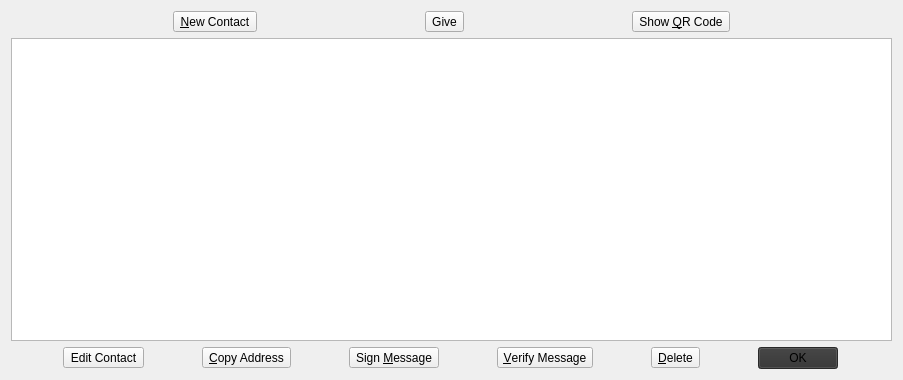
<?xml version="1.0" encoding="UTF-8"?>
<ui version="4.0">
 <class>ContactPage</class>
 <widget class="QWidget" name="ContactPage">
  <property name="geometry">
   <rect>
    <x>0</x>
    <y>0</y>
    <width>903</width>
    <height>380</height>
   </rect>
  </property>
  <property name="windowTitle">
   <string>Address Book</string>
  </property>
  <layout class="QVBoxLayout" name="verticalLayout">
   <item>
    <layout class="QHBoxLayout" name="horizontalLayout_2">
     <item>
      <widget class="QToolButton" name="newContactButton">
       <property name="toolTip">
        <string>Create a new address</string>
       </property>
       <property name="text">
        <string>&amp;New Contact</string>
       </property>
       <property name="icon">
        <iconset resource="../bitcoin.qrc">
         <normaloff>:/icons/add</normaloff>:/icons/add</iconset>
       </property>
       <property name="toolButtonStyle">
        <enum>Qt::ToolButtonTextOnly</enum>
       </property>
      </widget>
     </item>
     <item>
      <widget class="QToolButton" name="giveButton">
       <property name="text">
        <string>Give</string>
       </property>
      </widget>
     </item>
     <item>
      <widget class="QToolButton" name="showQRCode">
       <property name="text">
        <string>Show &amp;QR Code</string>
       </property>
       <property name="icon">
        <iconset resource="../bitcoin.qrc">
         <normaloff>:/icons/qrcode</normaloff>:/icons/qrcode</iconset>
       </property>
       <property name="toolButtonStyle">
        <enum>Qt::ToolButtonTextOnly</enum>
       </property>
      </widget>
     </item>
    </layout>
   </item>
   <item>
    <widget class="QTableView" name="tableView">
     <property name="contextMenuPolicy">
      <enum>Qt::CustomContextMenu</enum>
     </property>
     <property name="toolTip">
      <string>RIght-click for options</string>
     </property>
     <property name="tabKeyNavigation">
      <bool>false</bool>
     </property>
     <property name="alternatingRowColors">
      <bool>true</bool>
     </property>
     <property name="selectionMode">
      <enum>QAbstractItemView::SingleSelection</enum>
     </property>
     <property name="selectionBehavior">
      <enum>QAbstractItemView::SelectRows</enum>
     </property>
     <property name="sortingEnabled">
      <bool>true</bool>
     </property>
     <attribute name="verticalHeaderVisible">
      <bool>false</bool>
     </attribute>
    </widget>
   </item>
   <item>
    <layout class="QHBoxLayout" name="horizontalLayout">
     <item>
      <widget class="QToolButton" name="editButton">
       <property name="text">
        <string>Edit Contact</string>
       </property>
      </widget>
     </item>
     <item>
      <widget class="QToolButton" name="copyToClipboard">
       <property name="toolTip">
        <string>Copy the currently selected address to the system clipboard</string>
       </property>
       <property name="text">
        <string>&amp;Copy Address</string>
       </property>
       <property name="icon">
        <iconset resource="../bitcoin.qrc">
         <normaloff>:/icons/editcopy</normaloff>:/icons/editcopy</iconset>
       </property>
       <property name="toolButtonStyle">
        <enum>Qt::ToolButtonTextOnly</enum>
       </property>
      </widget>
     </item>
     <item>
      <widget class="QToolButton" name="signMessage">
       <property name="minimumSize">
        <size>
         <width>0</width>
         <height>0</height>
        </size>
       </property>
       <property name="toolTip">
        <string>Sign a message to prove you own a 2GiveCoin address</string>
       </property>
       <property name="text">
        <string>Sign &amp;Message</string>
       </property>
       <property name="icon">
        <iconset resource="../bitcoin.qrc">
         <normaloff>:/icons/edit</normaloff>:/icons/edit</iconset>
       </property>
       <property name="toolButtonStyle">
        <enum>Qt::ToolButtonTextOnly</enum>
       </property>
      </widget>
     </item>
     <item>
      <widget class="QToolButton" name="verifyMessage">
       <property name="toolTip">
        <string>Verify a message to ensure it was signed with a specified 2GiveCoin address</string>
       </property>
       <property name="text">
        <string>&amp;Verify Message</string>
       </property>
       <property name="icon">
        <iconset resource="../bitcoin.qrc">
         <normaloff>:/icons/transaction_0</normaloff>:/icons/transaction_0</iconset>
       </property>
       <property name="toolButtonStyle">
        <enum>Qt::ToolButtonTextOnly</enum>
       </property>
      </widget>
     </item>
     <item>
      <widget class="QToolButton" name="deleteButton">
       <property name="toolTip">
        <string>Delete the currently selected address from the list</string>
       </property>
       <property name="text">
        <string>&amp;Delete</string>
       </property>
       <property name="icon">
        <iconset resource="../bitcoin.qrc">
         <normaloff>:/icons/remove</normaloff>:/icons/remove</iconset>
       </property>
       <property name="toolButtonStyle">
        <enum>Qt::ToolButtonTextOnly</enum>
       </property>
      </widget>
     </item>
     <item>
      <widget class="QDialogButtonBox" name="buttonBox">
       <property name="sizePolicy">
        <sizepolicy hsizetype="Maximum" vsizetype="Fixed">
         <horstretch>0</horstretch>
         <verstretch>0</verstretch>
        </sizepolicy>
       </property>
       <property name="minimumSize">
        <size>
         <width>0</width>
         <height>0</height>
        </size>
       </property>
       <property name="palette">
        <palette>
         <active>
          <colorrole role="Button">
           <brush brushstyle="SolidPattern">
            <color alpha="255">
             <red>51</red>
             <green>51</green>
             <blue>51</blue>
            </color>
           </brush>
          </colorrole>
          <colorrole role="Highlight">
           <brush brushstyle="SolidPattern">
            <color alpha="255">
             <red>51</red>
             <green>51</green>
             <blue>51</blue>
            </color>
           </brush>
          </colorrole>
         </active>
         <inactive>
          <colorrole role="Button">
           <brush brushstyle="SolidPattern">
            <color alpha="255">
             <red>51</red>
             <green>51</green>
             <blue>51</blue>
            </color>
           </brush>
          </colorrole>
          <colorrole role="Highlight">
           <brush brushstyle="SolidPattern">
            <color alpha="255">
             <red>51</red>
             <green>51</green>
             <blue>51</blue>
            </color>
           </brush>
          </colorrole>
         </inactive>
         <disabled>
          <colorrole role="Button">
           <brush brushstyle="SolidPattern">
            <color alpha="255">
             <red>242</red>
             <green>241</green>
             <blue>240</blue>
            </color>
           </brush>
          </colorrole>
          <colorrole role="Highlight">
           <brush brushstyle="SolidPattern">
            <color alpha="255">
             <red>240</red>
             <green>240</green>
             <blue>240</blue>
            </color>
           </brush>
          </colorrole>
         </disabled>
        </palette>
       </property>
       <property name="standardButtons">
        <set>QDialogButtonBox::Ok</set>
       </property>
      </widget>
     </item>
    </layout>
   </item>
  </layout>
 </widget>
 <resources>
  <include location="../bitcoin.qrc"/>
 </resources>
 <connections/>
</ui>
